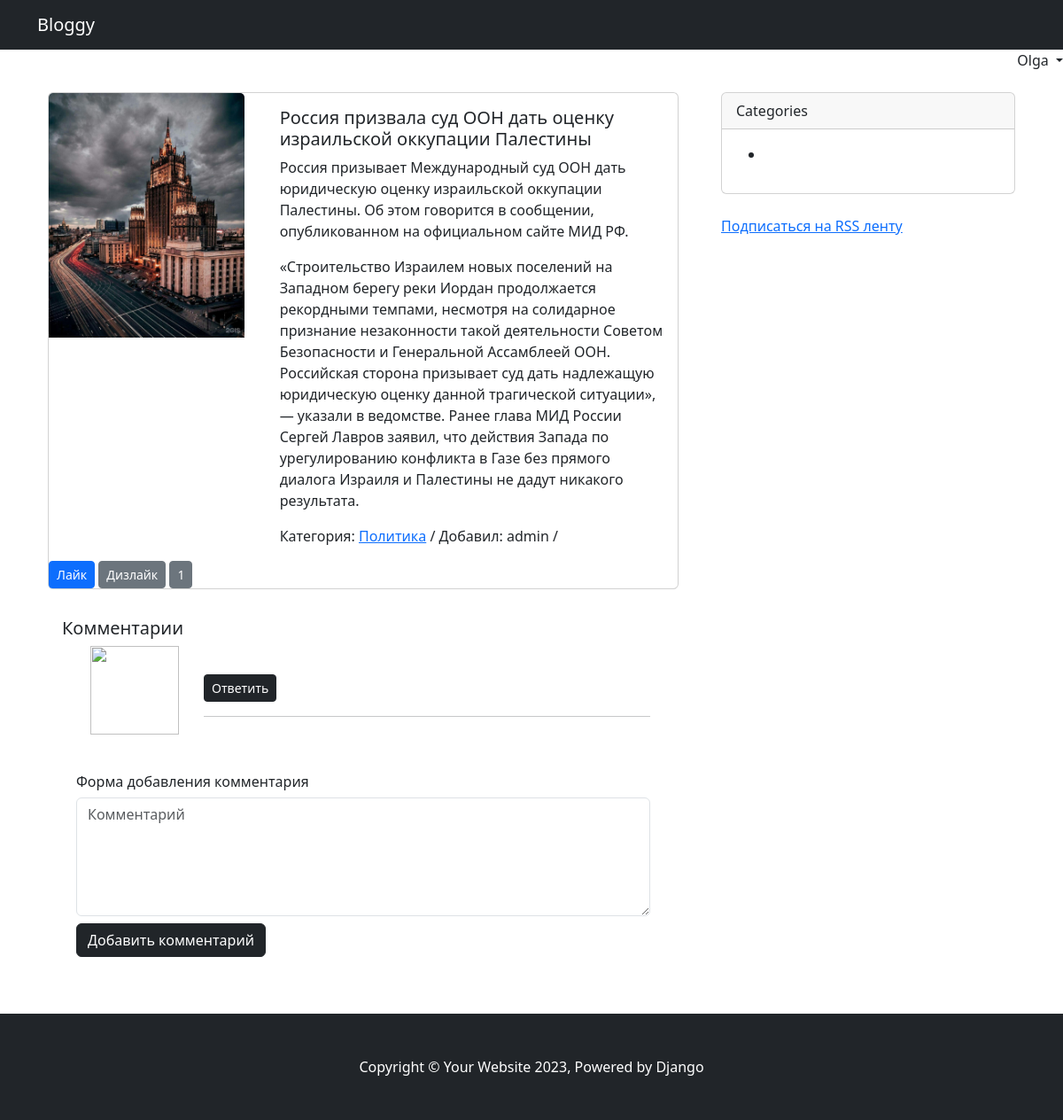
Page /post/rossiya-prizvala-sud-oon-dat-otsenku-izrailskoj-okkupatsii-palestinyi-db9f994d/ (signed in) on the committed database.
### apps/blog/models.py (models this page shows, shortened)
class Post(models.Model):
    STATUS_OPTIONS = (
        ('published', 'Опубликовано'),
        ('draft', 'Черновик')
    )
    title = models.CharField(verbose_name='Название записи', max_length=255)
    slug = models.SlugField(verbose_name='URL', max_length=255, blank=True)
    description = RichTextField(verbose_name='Краткое описание', max_length=500)
    text = RichTextField(verbose_name='Полный текст записи')
    category = TreeForeignKey('Category', on_delete=models.PROTECT, related_name='posts', verbose_name='Категория')
    thumbnail = models.ImageField(
        verbose_name='Изображение записи',
        blank=True,
        upload_to='images/thumbnails/%Y/%m/%d/',
        validators=[FileExtensionValidator(allowed_extensions=('png', 'jpg', 'webp', 'jpeg', 'gif'))]
    )
    upload_to = 'images/thumbnails/%Y/%m/%d/',
    status = models.CharField(choices=STATUS_OPTIONS, default='published', verbose_name='Статус записи', max_length=10)
    create = models.DateTimeField(verbose_name='Время добавления', default=timezone.now)
    author = models.ForeignKey(to=User, verbose_name='Автор', on_delete=models.SET_DEFAULT, related_name='author_posts',
                               default=1)
    updater = models.ForeignKey(to=User, verbose_name='Обновил', on_delete=models.SET_NULL, null=True,
                                related_name='updater_posts', blank=True)
    fixed = models.BooleanField(verbose_name='Прикреплено', default=False)
    objects = models.Manager()
    custom = PostManager()
    tags = TaggableManager()
    class Meta:
        db_table = 'blog_post'
        ordering = ['-fixed', '-create']
        indexes = [models.Index(fields=['-fixed', '-create', 'status'])]
        verbose_name = 'Статья'
        verbose_name_plural = 'Статьи'
    def get_sum_rating(self):
        return sum([rating.value for rating in self.ratings.all()])

class Category(MPTTModel):
    title = models.CharField(max_length=255, verbose_name='Название категории')
    slug = models.SlugField(max_length=255, verbose_name='URL категории', blank=True)
    description = models.TextField(verbose_name='Описание категории', max_length=300)
    parent = TreeForeignKey(
        'self',
        on_delete=models.CASCADE,
        null=True,
        blank=True,
        db_index=True,
        related_name='children',
        verbose_name='Родительская категория'
    )
    class MPTTMeta:
        order_insertion_by = ('title',)
    class Meta:
        verbose_name = 'Категория'
        verbose_name_plural = 'Категории'
        db_table = 'app_categories'

class Rating(models.Model):
    post = models.ForeignKey(to=Post, verbose_name='Запись', on_delete=models.CASCADE, related_name='ratings')
    user = models.ForeignKey(to=User, verbose_name='Пользователь', on_delete=models.CASCADE, blank=True, null=True)
    value = models.IntegerField(verbose_name='Значение', choices=[(1, 'Нравится'), (-1, 'Не нравится')])
    time_create = models.DateTimeField(verbose_name='Время добавления', auto_now_add=True)
    ip_address = models.GenericIPAddressField(verbose_name='IP Адрес')
    class Meta:
        unique_together = ('post', 'ip_address')
        ordering = ('-time_create',)
        indexes = [models.Index(fields=['-time_create', 'value'])]
        verbose_name = 'Рейтинг'
        verbose_name_plural = 'Рейтинги'

### apps/blog/views.py (the view)
# urls.py: path('post/<str:slug>/', PostDetailView.as_view(), name='post_detail'),
class PostDetailView(DetailView):
    model = Post
    template_name = 'blog/post_detail.html'
    context_object_name = 'post'
    def get_context_data(self, **kwargs):
        context = super().get_context_data(**kwargs)
        context['title'] = self.object.title
        context['form'] = CommentCreateForm
        return context

### templates/blog/post_detail.html (shortened to what this page needs)
{% extends 'main.html' %}
{% load mptt_tags %}
{% load static %}
{% block content %}
<div class="card mb-3">
	<div class="row">
		<div class="col-4">
			<img src="{{ post.thumbnail.url }}" class="card-img-top" alt="{{ post.title }}" />
		</div>
		<div class="col-8">
			<div class="card-body">
				<h5>{{ post.title }}</h5>
                <p class="card-text">{{ post.description|safe }}</p>
				<p class="card-text">{{ post.text|safe }}</p>
				Категория: <a href="{% url 'post_by_category' post.category.slug %}">{{ post.category.title }}</a> / Добавил: {{ post.author.username }} / <small>{{ post.time_create }}</small>
			</div>
		</div>
	</div>
                <div class="rating-buttons">
                    <button class="btn btn-sm btn-primary" data-post="{{ post.id }}" data-value="1">Лайк</button>
                    <button class="btn btn-sm btn-secondary" data-post="{{ post.id }}" data-value="-1">Дизлайк
                    </button>
                    <button class="btn btn-sm btn-secondary rating-sum">{{ post.get_sum_rating }}</button>
                </div>
</div>
<div class="card border-0">
	<div class="card-body">
		<h5 class="card-title">
			Комментарии
		</h5>
		{% include 'blog/comments/comments_list.html' %}
	</div>
</div>
{% endblock %}

### templates/header.html (shortened to what this page needs)
<nav class="navbar navbar-expand-lg navbar-dark bg-dark">
    <div class="container">
        <a class="navbar-brand" href="/">Bloggy</a>
        </div>
</nav>
<div class='d-flex justify-content-end '>
            {% if request.user.is_authenticated %}
        <div class="dropdown text-end">
          <a href="#" class="d-block link-dark text-decoration-none dropdown-toggle" data-bs-toggle="dropdown" aria-expanded="false">
            {{ request.user }}
          </a>
        </div>
        {% else %}
            <ul class="nav ">
              <li><a href="{% url 'register' %}" class="nav-link px-2 link-secondary">Регистрация</a></li>
              <li><a href="{% url 'login' %}" class="nav-link px-2 link-dark">Вход</a></li>
            </ul>
        {% endif %}
</div>

### rows in the picture
Post: thumbnail (picture), title "Россия призвала суд ООН дать оценку израильской оккупации Палестины", description "Россия призывает Международный суд ООН дать юридическую оценку израильской оккупации Палестины. Об этом говорится в сообщении, опубликованном на официальном сайте МИД РФ.", text "«Строительство Израилем новых поселений на Западном берегу реки Иордан продолжается рекордными темпами, несмотря на солидарное признание незаконности такой деятельности Советом Безопасности и Генеральной Ассамблеей ООН. Российская сторона призывает суд дать надлежащую юридическую оценку данной трагической ситуации», — указали в ведомстве. Ранее глава МИД России Сергей Лавров заявил, что действия Запада по урегулированию конфликта в Газе без прямого диалога Израиля и Палестины не дадут никакого результата.", category "Политика", author.username "admin", get_sum_rating "1"

### other values in the picture
{{ request.user }} "Olga"
